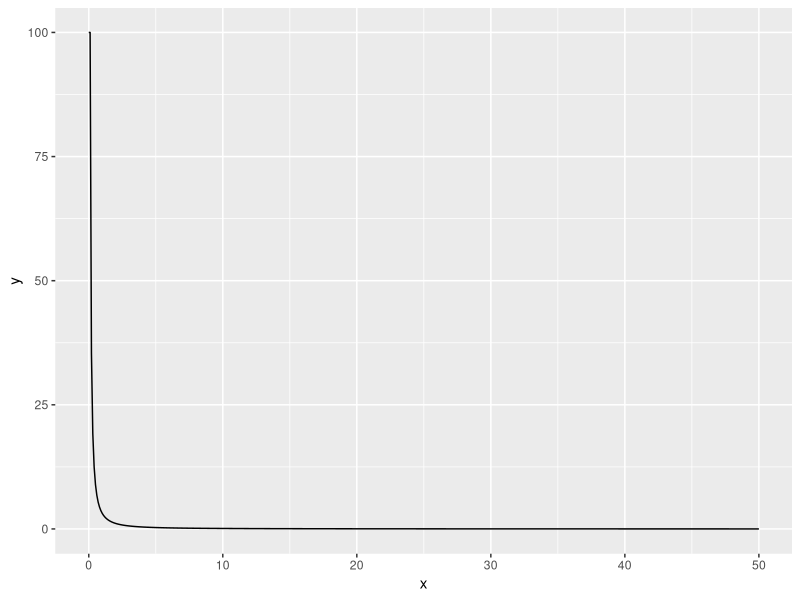

The R source for this figure:
#Fix bug that occurs when eliminated game is 1x2 or 2x1

install.packages("tidyverse")
install.packages("ggplot2")
library(tidyverse)
library(ggplot2)

#Want:
###Learn&Practice (Include PDF viewer for notes):
######Derivative rules
######MRS
######Budget Line
######Constrained Optimization
######Income Expansion path
######Engle Curve
######Income/Substitution Effect (when price of good,income changes)
######Classify: Complements, Substitutes
######Classify: Giffin, Inferior, Normal, Luxury
######Elasticities

###Test:
######
#Input a function
#
input = "x^3 * y^2"
Ufun = parse(text = input)

MUx=D(Ufun, 'x')
MUy=D(Ufun, 'y')


Px=5
Py=2
I=20

getVars <- function(Ufun, x, y, Px, Py, I) {
  MUx = eval(MUx)
  MUy = eval(MUy)
  MRSxy = MUx/MUy
  Cost = x*Px + y*Py
  U = eval(Ufun)
  slopeBL = Px/Py
  return(c(MUx, MUy, MRSxy, U, Cost, slopeBL, x, y))
}

solveBundle = function(x) crossprod(getVars(Ufun, x[1], x[2], Px, Py, I)[c(3,5)] - c(Px/Py, I))

Py=5

exactBundle = function(){
  precision = .0001
  result = optim(c(1,1), solveBundle)$par
  result1 = optim(result, solveBundle)$par
  diff = abs(result-result1)
  while ((diff>precision)[1]||(diff>precision)[2]){
    result = result1
    result1 = optim(result, solveBundle)$par
    diff = abs(result-result1)
  }
  return(result1)
}

bundle1=exactBundle()
result1=round(getVars(Ufun, bundle1[1], bundle1[2], Px, Py, I),2)
result1

Py=1

solveIntermediate = function(x) crossprod(getVars(Ufun, x[1], x[2], Px, Py, I)[c(3,4)] - c(Px/Py, result1[4]))

exactIntermediate = function(){
  precision = .0001
  result = optim(c(1,1), solveIntermediate)$par
  result1 = optim(result, solveIntermediate)$par
  diff = abs(result-result1)
  while ((diff>precision)[1]||(diff>precision)[2]){
    result = result1
    result1 = optim(result, solveIntermediate)$par
    diff = abs(result-result1)
  }
  return(result1)
}

bundle2=exactIntermediate()
result2=round(getVars(Ufun, bundle2[1], bundle2[2], Px, Py, I),2)
result2


########################################### GRAPHS ######################################################

######Indifference Curves######

UCurves = 5
Umin = 10
Umax = 50
U = seq(Umin, Umax, length.out = UCurves)
x = seq(0,50,.1)


fn <- function(Ufun, x, y) {
  
  U <- eval(Ufun) 
  
  return(U)
  
}

yvals = function(x){

fn2 <- function(y) crossprod(fn(Ufun,x,y) - c(U[1]))
y = optimize(fn2,c(0:100))$minimum
return(y)
}

y = sapply(x, yvals)

tib=tibble(x,y)

ggplot(data = tib, aes(x=x, y=y))+
  geom_line()

######Budget Lines######

######Income Expansion Path######

######Constrained Optimization######

######Substitution/Income/Total Effect######


############################# Demand Curve ###########################################

############################ Engle Curve ############################################
